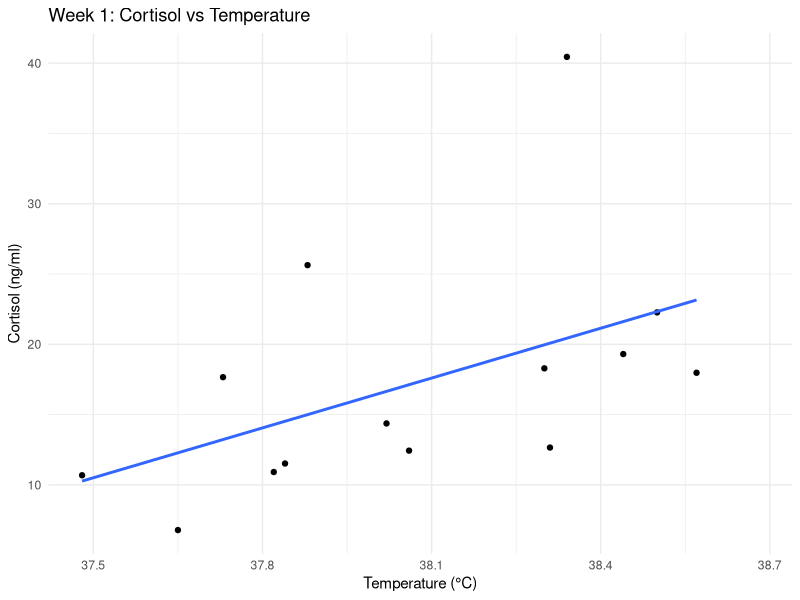
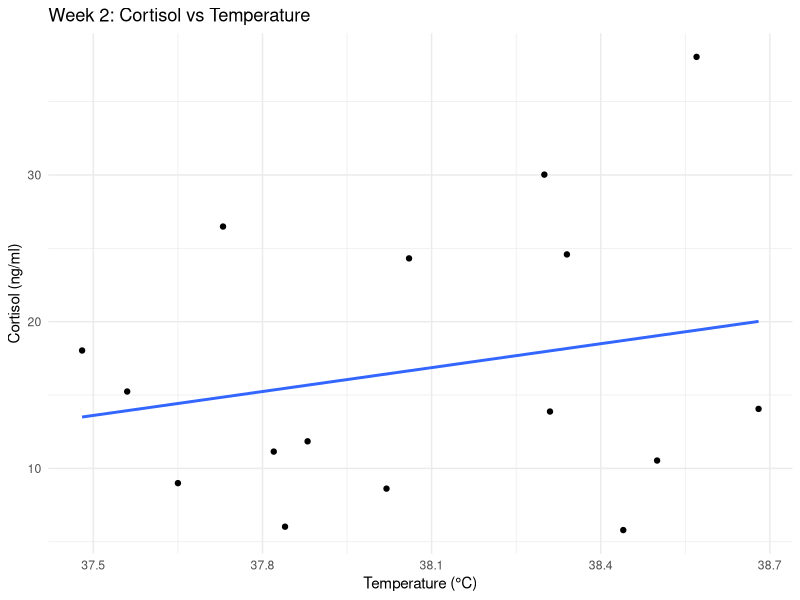
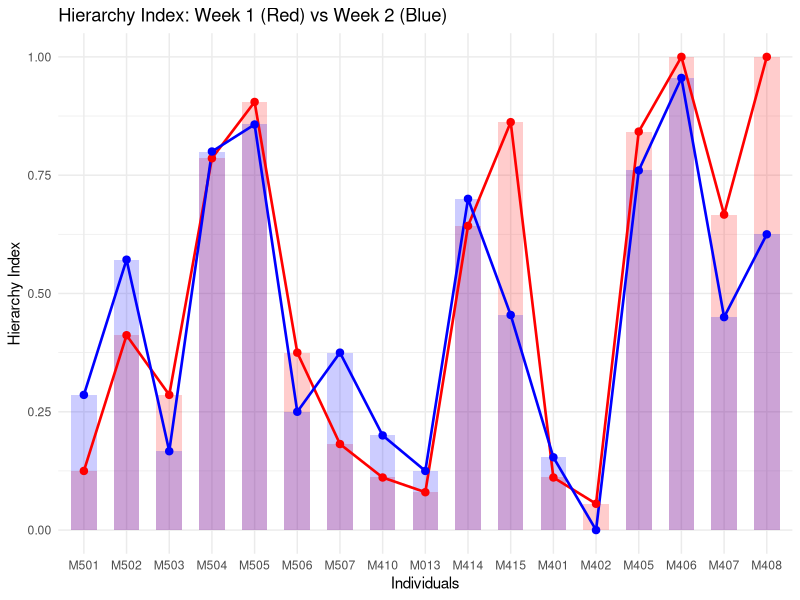
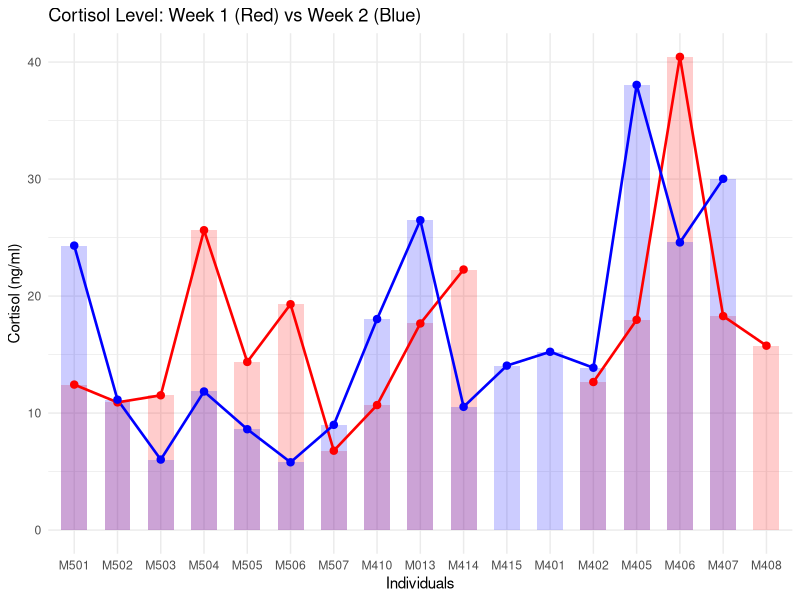
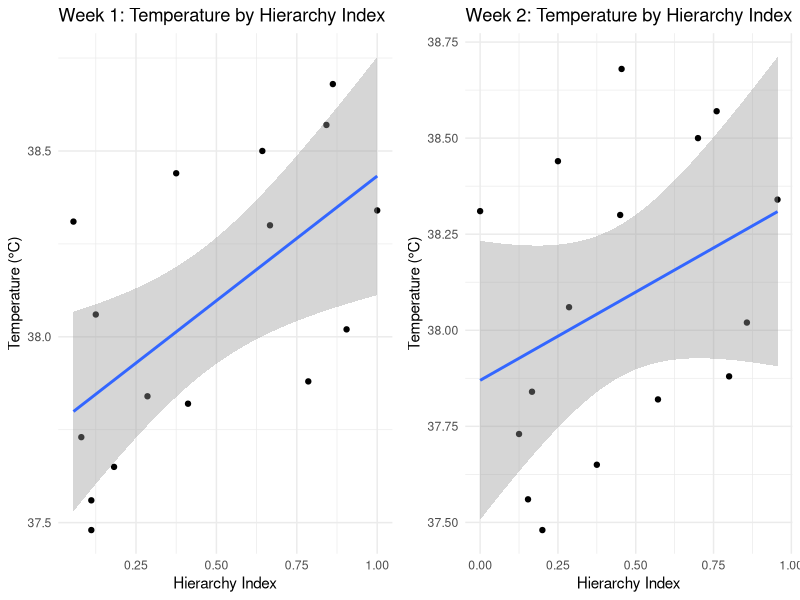
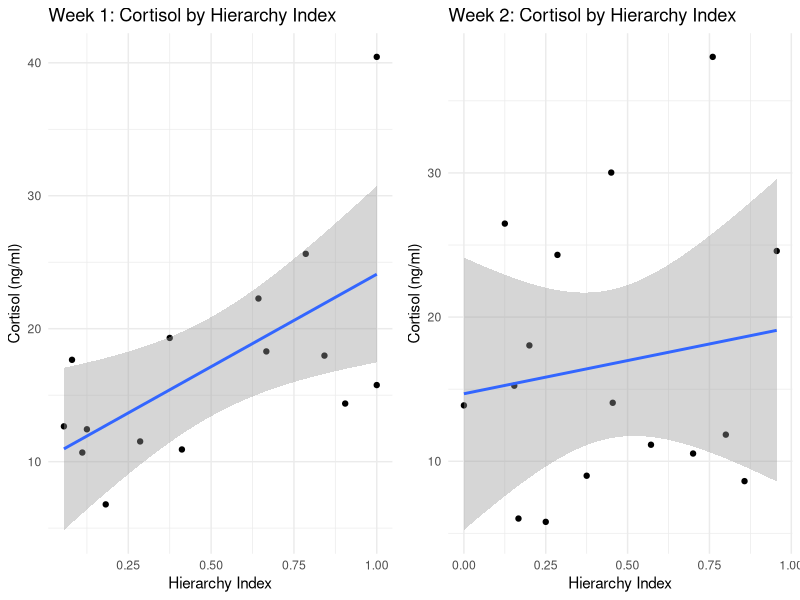
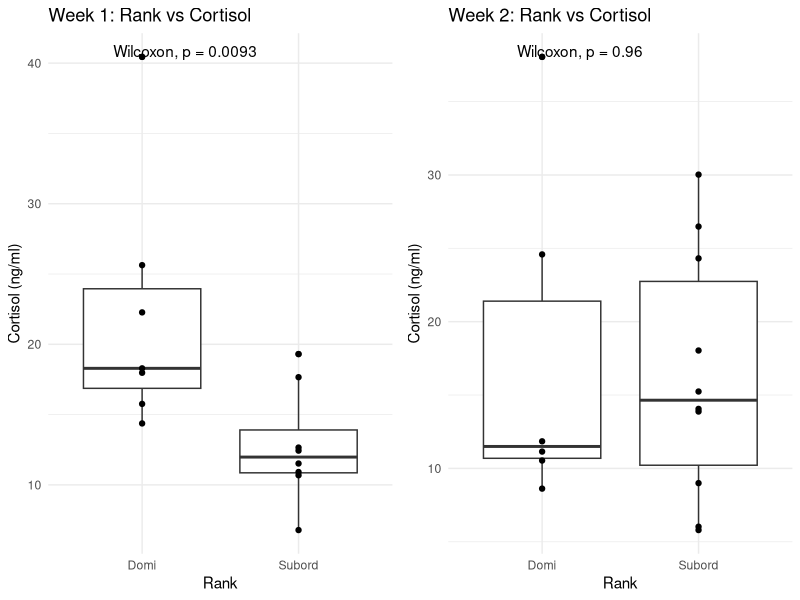
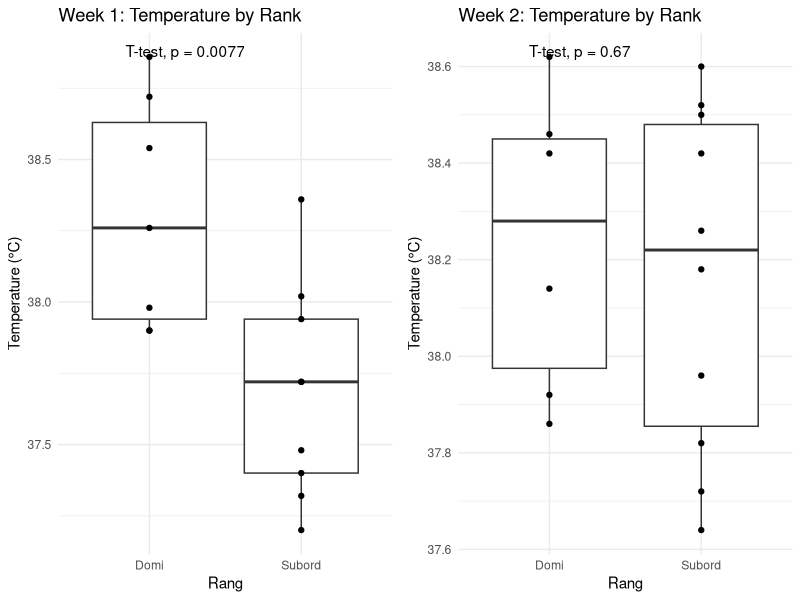

Write R code to recreate these figures, in order.
# ============================================================
# Guinea pig hierarchy, temperature, and cortisol – analysis
# ============================================================

# --- Libraries ------------------------------------------------
library(ggplot2)
library(ggpubr)
library(lattice)
library(dplyr)
library(carData)
library(gridExtra)

# --- Working directory & data load ---------------------------
setwd('/Users/ilsongjeon/Desktop/For_Job_Interviews/Guinea_pig/data')
data_1  <- read.csv('index_cortisol_1st.csv')   # Week 1
data_2  <- read.csv('index_cortisol_2nd.csv')   # Week 2
data_3  <- read.csv('index_cortisol.csv')       # Paired (Index_1, Index_2; Cortisol_1, Cortisol_2)
data_R1 <- read.csv('1st_Rang.csv')             # Week 1 by rank (Rang)
data_R2 <- read.csv('2nd_Rang.csv')             # Week 2 by rank (Rang)

names(data_3)

# --- Quick sanity checks -------------------------------------
# Avoid 'attach/detach'; use explicit data references instead.
mean(data_R1$Index_1, na.rm = TRUE)
sd(data_R1$Index_1, na.rm = TRUE)
summary(data_1)

# ============================================================
# 1) Temperature–Cortisol relationship per week
#    Note: normality checks; correlation; simple regression & plot
# ============================================================

# ---- Week 1 --------------------------------------------------
shapiro.test(data_1$Cortisol)     # Normality of cortisol (W1)
shapiro.test(data_1$Temperatur)   # Normality of temperature (W1)

# Group difference example (if 'Alter' is a grouping factor)
t.test(Temperatur ~ Alter, data = data_1)

# Correlation and linear model
cor.test(data_1$Temperatur, data_1$Cortisol, method = "pearson")
m1 <- lm(Temperatur ~ Cortisol, data = data_1)

ggplot(data_1, aes(x = Temperatur, y = Cortisol)) +
  geom_point() +
  # Use the fitted model rather than hard-coding slope/intercept
  geom_smooth(method = "lm", se = FALSE) +
  labs(x = "Temperature (°C)", y = "Cortisol (ng/ml)",
       title = "Week 1: Cortisol vs Temperature") +
  theme_minimal()

# ---- Week 2 --------------------------------------------------
shapiro.test(data_2$Cortisol)     # Normality of cortisol (W2)
shapiro.test(data_2$Temperatur)   # Normality of temperature (W2)

# IMPORTANT: t.test(x, y) compares means of two numeric vectors (paired/unpaired),
# not temperature vs cortisol. Keep the groupwise t-test if you have a factor.
# Remove the incorrect 't.test(Temperatur, Cortisol)'.
# t.test(Temperatur, Cortisol)  # <- removed (not meaningful)

cor.test(data_2$Temperatur, data_2$Cortisol, method = "pearson")
m2 <- lm(Temperatur ~ Cortisol, data = data_2)

ggplot(data_2, aes(x = Temperatur, y = Cortisol)) +
  geom_point() +
  geom_smooth(method = "lm", se = FALSE) +
  labs(x = "Temperature (°C)", y = "Cortisol (ng/ml)",
       title = "Week 2: Cortisol vs Temperature") +
  theme_minimal()

# ============================================================
# 2) Hierarchy index comparison (Week 1 vs Week 2)
#    Rank correlations; pairwise inversions; paired test
# ============================================================

# Use only subjects present in both weeks
df_idx <- subset(data_3, is.finite(Index_1) & is.finite(Index_2))

# Rank associations
spearman_idx <- cor.test(df_idx$Index_1, df_idx$Index_2, method = "spearman", exact = FALSE)
kendall_idx  <- cor.test(df_idx$Index_1, df_idx$Index_2, method = "kendall",  exact = FALSE)
print(spearman_idx)
print(kendall_idx)

# Pairwise inversion rate (exclude perfect ties)
n  <- nrow(df_idx)
inv <- 0; tot <- 0
for (i in 1:(n-1)) {
  for (j in (i+1):n) {
    d1 <- df_idx$Index_1[i] - df_idx$Index_1[j]
    d2 <- df_idx$Index_2[i] - df_idx$Index_2[j]
    if (d1 != 0 && d2 != 0) {
      tot <- tot + 1
      if (d1 * d2 < 0) inv <- inv + 1
    }
  }
}
inv_rate <- inv / tot
cat(sprintf("Pairwise inversions: %d/%d (%.1f%%)\n", inv, tot, 100*inv_rate))

# Paired level shift: pick parametric/nonparametric by normality of differences
if (shapiro.test(df_idx$Index_1 - df_idx$Index_2)$p.value > 0.05) {
  lvl_idx <- t.test(df_idx$Index_1, df_idx$Index_2, paired = TRUE)
} else {
  lvl_idx <- wilcox.test(df_idx$Index_1, df_idx$Index_2, paired = TRUE, exact = FALSE)
}
lvl_idx

# Visualization: bar overlays + week lines
long_idx <- rbind(
  transform(data_3[, c("Code","Index_1")], Week = "Week1", Index = Index_1)[, c("Code","Week","Index")],
  transform(data_3[, c("Code","Index_2")], Week = "Week2", Index = Index_2)[, c("Code","Week","Index")]
)
lvl_code <- unique(c(data_1$Code, data_2$Code, data_3$Code))
long_idx$Code <- factor(long_idx$Code, levels = lvl_code)

ggplot() +
  geom_col(data = data_1, aes(x = Code, y = Index), fill = "red",  alpha = 0.20, width = 0.6) +
  geom_col(data = data_2, aes(x = Code, y = Index), fill = "blue", alpha = 0.20, width = 0.6) +
  geom_line(data = long_idx, aes(x = Code, y = Index, color = Week, group = Week),
            linewidth = 0.9, na.rm = TRUE) +
  geom_point(data = long_idx, aes(x = Code, y = Index, color = Week),
             size = 2.2, na.rm = TRUE) +
  scale_color_manual(values = c(Week1 = "red", Week2 = "blue"), guide = "none") +
  labs(y = "Hierarchy Index", x = "Individuals",
       title = "Hierarchy Index: Week 1 (Red) vs Week 2 (Blue)") +
  theme_minimal()

# ============================================================
# 3) Cortisol comparison (Week 1 vs Week 2)
#    Rank associations; inversion rate; paired test
# ============================================================

df_cor <- subset(data_3, is.finite(Cortisol_1) & is.finite(Cortisol_2))
spearman_cor <- cor.test(df_cor$Cortisol_1, df_cor$Cortisol_2, method = "spearman", exact = FALSE)
kendall_cor  <- cor.test(df_cor$Cortisol_1, df_cor$Cortisol_2, method = "kendall",  exact = FALSE)
print(spearman_cor)
print(kendall_cor)

# Pairwise inversions for cortisol
n  <- nrow(df_cor)
inv <- 0; tot <- 0
for (i in 1:(n-1)) {
  for (j in (i+1):n) {
    d1 <- df_cor$Cortisol_1[i] - df_cor$Cortisol_1[j]
    d2 <- df_cor$Cortisol_2[i] - df_cor$Cortisol_2[j]
    if (d1 != 0 && d2 != 0) {
      tot <- tot + 1
      if (d1 * d2 < 0) inv <- inv + 1
    }
  }
}
inv_rate <- inv / tot
cat(sprintf("Pairwise inversions: %d/%d (%.1f%%)\n", inv, tot, 100*inv_rate))

# Paired test for cortisol level shift
if (shapiro.test(df_cor$Cortisol_1 - df_cor$Cortisol_2)$p.value > 0.05) {
  lvl_cor <- t.test(df_cor$Cortisol_1, df_cor$Cortisol_2, paired = TRUE)
} else {
  lvl_cor <- wilcox.test(df_cor$Cortisol_1, df_cor$Cortisol_2, paired = TRUE, exact = FALSE)
}
lvl_cor

# Visualization: cortisol per code/week
long_cor <- rbind(
  transform(data_3[, c("Code","Cortisol_1")], Week = "Week1", Cortisol = Cortisol_1)[, c("Code","Week","Cortisol")],
  transform(data_3[, c("Code","Cortisol_2")], Week = "Week2", Cortisol = Cortisol_2)[, c("Code","Week","Cortisol")]
)
long_cor$Code <- factor(long_cor$Code, levels = lvl_code)

ggplot() +
  geom_col(data = data_1, aes(x = Code, y = Cortisol), fill = "red",  alpha = 0.20, width = 0.6) +
  geom_col(data = data_2, aes(x = Code, y = Cortisol), fill = "blue", alpha = 0.20, width = 0.6) +
  geom_line(data = long_cor, aes(x = Code, y = Cortisol, color = Week, group = Week),
            linewidth = 0.9, na.rm = TRUE) +
  geom_point(data = long_cor, aes(x = Code, y = Cortisol, color = Week),
             size = 2.2, na.rm = TRUE) +
  scale_color_manual(values = c(Week1 = "red", Week2 = "blue"), guide = "none") +
  labs(y = "Cortisol (ng/ml)", x = "Individuals",
       title = "Cortisol Level: Week 1 (Red) vs Week 2 (Blue)") +
  theme_minimal()

# ============================================================
# 4) Week-wise associations of hierarchy with temperature/cortisol
#    Choose parametric or nonparametric based on normality
# ============================================================

## Week 1 – Temperature by Dominance/Index
shapiro.test(data_1$Temperatur)               # Normality (W1 temperature)
t.test(Temperatur ~ Dominanz, data = data_1)  # Group difference (W1)
cor.test(data_1$Temperatur, data_1$Index, method = "pearson")

# Plot: Temperature vs Index (W1)
p_t_w1 <- ggplot(data_1, aes(x = Index, y = Temperatur)) +
  geom_point() +
  geom_smooth(method = "lm", se = TRUE) +
  labs(y = "Temperature (°C)", x = "Hierarchy Index",
       title = "Week 1: Temperature by Hierarchy Index") +
  stat_compare_means(method = "t.test", label.y = max(data_1$Temperatur, na.rm = TRUE)*1.05) +
  theme_minimal()

## Week 2 – Temperature by Dominance/Index
shapiro.test(data_2$Temperatur)               # Normality (W2 temperature)
t.test(Temperatur ~ Dominanz, data = data_2)  # Group difference (W2)
cor.test(data_2$Temperatur, data_2$Index, method = "pearson")

p_t_w2 <- ggplot(data_2, aes(x = Index, y = Temperatur)) +
  geom_point() +
  geom_smooth(method = "lm", se = TRUE) +
  labs(y = "Temperature (°C)", x = "Hierarchy Index",
       title = "Week 2: Temperature by Hierarchy Index") +
  theme_minimal()

grid.arrange(p_t_w1, p_t_w2, ncol = 2)

## Week 1 – Cortisol by Dominance/Index
shapiro.test(data_1$Cortisol)                 # Normality (W1 cortisol)
# Non-normal → Wilcoxon by rank group
wilcox.test(Cortisol ~ Dominanz, data = data_1)
cor.test(data_1$Cortisol, data_1$Index, method = "spearman")

p_c_w1 <- ggplot(data_1, aes(x = Index, y = Cortisol)) +
  geom_point() +
  geom_smooth(method = "lm", se = TRUE) +
  labs(y = "Cortisol (ng/ml)", x = "Hierarchy Index",
       title = "Week 1: Cortisol by Hierarchy Index") +
  theme_minimal()

## Week 2 – Cortisol by Dominance/Index
shapiro.test(data_2$Cortisol)                 # Normality (W2 cortisol)
t.test(Cortisol ~ Dominanz, data = data_2)    # If normal
cor.test(data_2$Cortisol, data_2$Index, method = "pearson")

p_c_w2 <- ggplot(data_2, aes(x = Index, y = Cortisol)) +
  geom_point() +
  geom_smooth(method = "lm", se = TRUE) +
  labs(y = "Cortisol (ng/ml)", x = "Hierarchy Index",
       title = "Week 2: Cortisol by Hierarchy Index") +
  theme_minimal()

grid.arrange(p_c_w1, p_c_w2, ncol = 2)

# ============================================================
# 5) Rank (Rang) vs cortisol/temperature by week
# ============================================================

# Week 1 – Rank vs Cortisol / Temperature
shapiro.test(data_R1$Cortisol_1)                       # Non-normal
wilcox.test(Cortisol_1 ~ Rang, data = data_R1)         # Rank–cortisol association (W1)
cor.test(data_R1$Cortisol_1, data_R1$Index_1, method = "spearman")

g_r1_cor <- ggplot(data_R1, aes(x = Rang, y = Cortisol_1)) +
  geom_boxplot() +
  geom_point() +
  stat_compare_means() +
  labs(y = "Cortisol (ng/ml)", x = "Rank",
       title = "Week 1: Rank vs Cortisol") +
  theme_minimal()

shapiro.test(data_R1$Temperatur)                       # Normal
t.test(Temperatur ~ Rang, data = data_R1)              # Rank–temperature (W1)
cor.test(data_R1$Temperatur, data_R1$Index_1, method = "pearson")

g_r1_temp_box <- ggplot(data_R1, aes(x = Rang, y = Temperatur)) +
  geom_boxplot() +
  geom_point() +
  stat_compare_means(method = 't.test') +
  labs(y = "Temperature (°C)", title = "Week 1: Temperature by Rank") +
  theme_minimal()

g_r1_temp_smooth <- ggplot(data_R1, aes(x = Index_1, y = Temperatur)) +
  geom_point() +
  geom_smooth(method = "lm", se = TRUE) +
  labs(y = "Temperature (°C)", x = "Hierarchy Index", title = "Week 1: Temperature vs Index") +
  theme_minimal()

# Week 2 – Rank vs Cortisol / Temperature
shapiro.test(data_R2$Cortisol_2)                       # Normal
t.test(Cortisol_2 ~ Rang, data = data_R2)

g_r2_cor <- ggplot(data_R2, aes(x = Rang, y = Cortisol_2)) +
  geom_boxplot() +
  geom_point() +
  stat_compare_means() +
  labs(y = "Cortisol (ng/ml)", x = "Rank",
       title = "Week 2: Rank vs Cortisol") +
  theme_minimal()

shapiro.test(data_R2$Temperatur)                       # Normal
t.test(Temperatur ~ Rang, data = data_R2)              # Not significant (as noted)

g_r2_temp_box <- ggplot(data_R2, aes(x = Rang, y = Temperatur)) +
  geom_boxplot() +
  geom_point() +
  stat_compare_means(method = 't.test') +
  labs(y = "Temperature (°C)", title = "Week 2: Temperature by Rank") +
  theme_minimal()

g_r2_temp_smooth <- ggplot(data_R2, aes(x = Index_2, y = Temperatur)) +
  geom_point() +
  geom_smooth(method = "lm", se = TRUE) +
  labs(y = "Temperature (°C)", x = "Hierarchy Index",
       title = "Week 2: Temperature vs Index") +
  theme_minimal()

grid.arrange(g_r1_cor, g_r2_cor, ncol = 2)
grid.arrange(g_r1_temp_box, g_r2_temp_box, ncol = 2)
grid.arrange(g_r1_temp_smooth, g_r2_temp_smooth, ncol = 2)

# ============================================================
# 6) Correlation between Week 1 & Week 2 hierarchy indices
# ============================================================

ggplot(data_3, aes(x = Index_1, y = Index_2)) +
  geom_point() +
  geom_smooth(method = "lm", se = TRUE) +
  geom_abline(slope = 1.073184, intercept = 0.008567, linetype = "dashed") +
  labs(x = "Hierarchy Index – Week 1", y = "Hierarchy Index – Week 2",
       title = "Correlation between Week 1 and Week 2 Hierarchy Index") +
  theme_minimal()

lm(Index_1 ~ Index_2, data = data_3)
wilcox.test(data_3$Index_1, data_3$Index_2, paired = TRUE)  # Paired nonparametric alternative
cor(data_3$Index_1, data_3$Index_2)                          # Pearson r (no test)
cor.test(data_3$Index_1, data_3$Index_2, paired = TRUE)      # Paired cor. test (Pearson)
